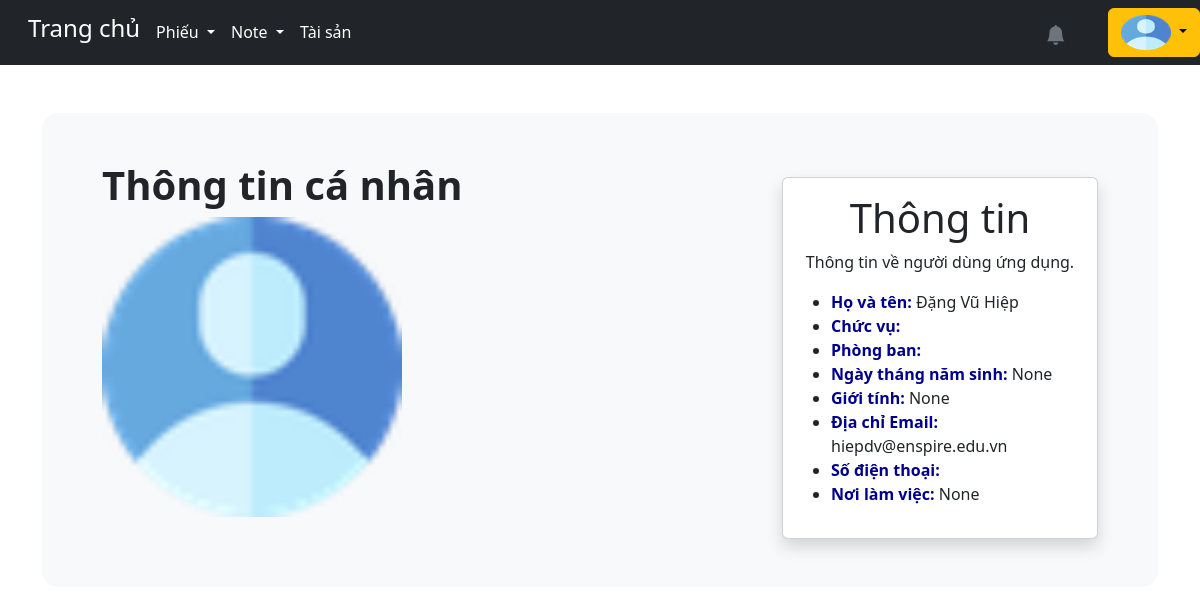
Screenshot of /accounts/profile_user/2/ (signed in) with the database file from the repository.
### accounts/models.py (models this page shows, shortened)
class User(AbstractUser):
    is_customer = models.BooleanField(default=False)
    is_engineer = models.BooleanField(default=False)
    email = models.EmailField(unique=False)
    username = models.CharField(max_length=1000, unique=True)
    first_name = models.CharField(max_length=20, default='')
    last_name = models.CharField(max_length=100, default='')
    avatar = ProcessedImageField(upload_to=user_directory_path,
                                 processors=[ResizeToFill(500, 500)],
                                 format='PNG',  # Đổi từ JPEG sang PNG
                                 options={'quality': 90},
                                 default='avatars/avt.jpg',
                                 blank=True,
                                 null=True)
    avatar_small = ImageSpecField(source='avatar',
                                  processors=[ResizeToFill(100, 100)],
                                  format='PNG',
                                  options={'quality': 50})
    avatar_medium = ImageSpecField(source='avatar',
                                   processors=[ResizeToFill(500, 500)],
                                   format='PNG',
                                   options={'quality': 90})
    school = models.CharField(max_length=200, null=True)
    PLACES_CHOICES = (
        ('Ban lãnh đạo','Ban lãnh đạo'),
        ('Phòng mầm non 1', 'Phòng mầm non 1'),
        ('Phòng mầm non 2', 'Phòng mầm non 2'),
        ('Phòng mầm non 3', 'Phòng mầm non 3'),
        ('Phòng tiểu học', 'Phòng tiểu học'),
        ('Phòng hành chính', 'Phòng hành chính'),
        ('Ban kiểm soát', 'Ban kiểm soát'),
        ('Phòng kế toán', 'Phòng kế toán'),
        ('Phòng kinh doanh marketing', 'Phòng kinh doanh marketing'),
        ('Phòng nhân sự', 'Phòng nhân sự'),
        ('Học viện Enspire Láng Hạ','Học viện Enspire Láng Hạ'),
        ('Enspire Hải Phòng', 'Enspire Hải Phòng'),
        ('Phòng công nghệ', 'Phòng công nghệ'),
        ('Phòng R&D mầm non', 'Phòng R&D mầm non'),
    )
    work_place = models.CharField(max_length=50, choices=PLACES_CHOICES, default='')
    date_of_birth = models.DateField(null=True, blank=True)
    phone_regex = RegexValidator (regex=r'^\+?1?\d{9,15}$', message="Lỗi, hãy nhập lại!")
    phone = models.CharField(validators=[phone_regex], max_length=10, blank=True)
    GENDER_CHOICES = (
        ('Nam', 'Male'),
        ('Nữ', 'Female'),
        ('Khác', 'Other'),
    )
    gender = models.CharField(max_length=4, choices=GENDER_CHOICES, blank=True, null=True)
    title = models.CharField(max_length=1000, default='')

### accounts/views.py (the view)
# urls.py: path('profile_user/<str:user_id>/', views.profile_user, name='profile_user'),
@login_required
def profile_user (request, user_id):
    user = get_object_or_404(User, id=user_id)
    return render(request, 'accounts/profile_user.html', {'user': user})

### templates/accounts/profile_user.html (shortened to what this page needs)
{% extends "base.html" %}
{% load static %}
{% load widget_tweaks %}
{% block content %}
<link href="{% static 'css/lightbox.min.css' %}" rel="stylesheet" />
    <div id="content" style="display:none;">
<div class="container-fluid">
    <div class="row p-5 mb-4 bg-light rounded-4">
        <div class="col-md-8">
            <div class="py-8">
                <h1 class="display-6 fw-bold">Thông tin cá nhân</h1>
            </div>
<div class = 'col-md-6'>
            <p>
		<a href="{% if user.avatar_medium %}{{ user.avatar_medium.url }}{% else %}{% static 'media/avatars/avt.jpg' %}{% endif %}" data-lightbox="profile-image" data-title="{{user.last_name}} {{user.first_name}}">
                <img src="{% if user.avatar_medium %}{{ user.avatar_medium.url }}{% else %}{% static 'media/avatars/avt.jpg' %}{% endif %}" class="profile-image img-fluid" alt="avatar"></a>
	   </p>
</div>
        </div>
        <div class="col-md-4 col-sm-12 order-md-1 order-12">
            <div class="card shadow">
                <div class="card-body">
                    <div class="py-6">
                        <center><h2 class="display-6">Thông tin</h2>
                        <p>Thông tin về người dùng ứng dụng.</p></center>
                        <ul class="icon-list">
                            <li><b><a style="color:darkblue;">Họ và tên:</a></b> {{user.last_name}} {{user.first_name}}</li>
                            <li><b><a style="color:darkblue;">Chức vụ:</a></b> {{user.title}}</li>
                            <li><b><a style="color:darkblue;">Phòng ban:</a></b> {{user.work_place}}</li>
                            <li><b><a style="color:darkblue;">Ngày tháng năm sinh:</a></b> {{user.date_of_birth}}</li>
                            <li><b><a style="color:darkblue;">Giới tính:</a></b> {{user.gender}}</li>
                            <li><b><a style="color:darkblue;">Địa chỉ Email:</a></b> {{user.email}}</li>
                            <li><b><a style="color:darkblue;">Số điện thoại:</a></b> {{user.phone}}</li>
                            <li><b><a style="color:darkblue;">Nơi làm việc:</a></b> {{user.school}}</li>
                        </ul>
                    </div>
                </div>
            </div>
        </div>
    </div>
</div>
{% endblock content %}

### templates/base.html (shortened to what this page needs)
<!DOCTYPE html>
<html lang="vi">
{% load static %}
{% load widget_tweaks %}
<head>
{% load bootstrap_icons %}
<link rel="stylesheet" href="https://cdn.jsdelivr.net/npm/bootstrap-icons@1.2.1/font/bootstrap-icons.css">
<link rel="stylesheet" href="{% static 'bootstrap_icons/css/bootstrap_icons.css' %}">
<link href="https://cdn.jsdelivr.net/npm/bootstrap@5.3.2/dist/css/bootstrap.min.css" rel="stylesheet">
<link rel="stylesheet" type="text/css" href="https://cdnjs.cloudflare.com/ajax/libs/toastr.js/latest/css/toastr.min.css">
</head>
<body>
    <nav class="navbar navbar-expand-lg navbar-dark sticky-top bg-dark">
	<div class=" d-flex align-items-left">
        <div class="container-fluid">
	<div class="d-flex align-items-center">
            <div class="collapse navbar-collapse" id="navbarSupportedContent">
                {% if request.user.is_superuser %}
		&emsp;<strong><h4><a class="nav-link active" aria-current="page" href="/" style="color: white;">Trang chủ</a></h4></strong>
                &emsp;<div class="nav-item dropdown"><a class="nav-link active dropdown-toggle" href="#" id="navbarDropdown" role="button"
                    data-bs-toggle="dropdown" aria-expanded="false" style="color: white;">
                        Phiếu
                    </a>
                    </div>
                {% endif %}
                 &emsp;<div class="nav-item dropdown"><a class="nav-link active dropdown-toggle" href="#" id="navbarDropdown" role="button"
                    data-bs-toggle="dropdown" aria-expanded="false" style="color: white;">
                        Note
                    </a>
                </div>
                 &emsp;<a class="nav-link active" aria-current="page" href="{% url 'view_department' %}" style="color: white;">Tài sản</a>
            </div>
        </div>
</div>
</div>
                <div class="ms-auto d-flex align-items-center" style="margin-right: 15px;">
                    <div id="notification-container">
                        <button class="btn btn-warning position-relative" id="bellIcon" onclick="toggleNotificationDropdown(event)" style="background: none; border: none; color: #6c757d; padding: 8px 12px;">
                            <i class="bi bi-bell-fill fs-5"></i>
                        </button>
                    </div>
                </div>
                    <button type="button" class="btn btn-warning dropdown-toggle text-wrap-button" style='max-width:150px; max-height: 50px;' data-bs-toggle="dropdown" data-bs-display="static" aria-expanded="false">
                            <img src="{% if request.user.avatar %}{{ request.user.avatar.url }}{% else %}{% static 'media/avatars/avt.jpg' %}{% endif %}" class="avatar" alt="avatar">
                        </button>
    </nav>
<div class="container mt-5">
    {% block content %}
    {% endblock content %}
</div>
</body>
</html>

### templates/base.html (style rules this page uses)
html, body { height: 100%; background-image: url('/static/media/pexels-eberhard-grossgasteiger-2310713.jpg'); background-size:cover ; background-position: relative; background-repeat:repeat; height: fit-content; margin-bottom: auto; }
.avatar { max-width: 50px; max-height: 35px; width: 50px; height: 35px; border-radius: 10%; }
#notification-container { display: block; margin-top: 5px; }
#notification-container { position: relative; margin-right: 15px; }
.navbar-collapse { display: flex; justify-content: space-between; align-items: center; }

### templates/accounts/profile_user.html (style rules this page uses)
html, body { height: 100%; width: 100%; margin: 0; padding: 0; overflow: hidden; background-image: url('/static/media/pexels-eberhard-grossgasteiger-2310713.jpg'); background-size: cover; background-position: relative; background-repeat: repeat; height: fit-content; }
.avatar { max-width: 50px; max-height: 35px; width: 50px; height: 35px; border-radius: 10%; }
.profile-image { width: 300px; height: 300px; border-radius: 10%; display: block; }

### rows the page displays
User: avatar (picture)
User: avatar (picture), last_name "Đặng Vũ", first_name "Hiệp", date_of_birth "None", gender "None", email "hiepdv@enspire.edu.vn", school "None"
